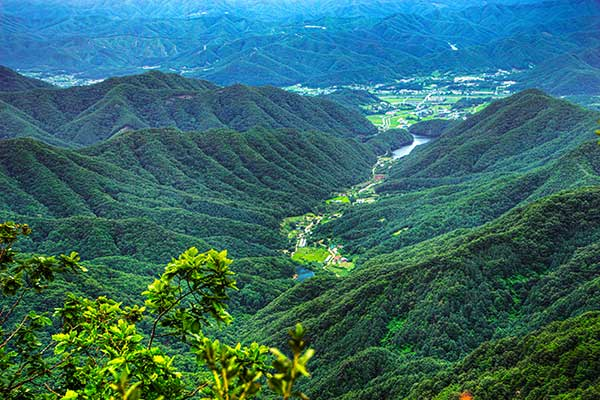
#> input picture messi5.jpg, 600 x 400 px
$ jupyter execute homework1.ipynb
#> lines starting #> are read from the running program, lines starting #| are printed output that depends on the picture; after the words box and inside, x2 and y2 are one past the last pixel; in counts of white or black regions, pixels touching at a corner belong together
[cell 1]
import numpy as np
import cv2

[cell 2]
def nothing(x):
    pass

[cell 3]
drawing = False # true if mouse is pressed
ix,iy = -1,-1
cx,cy = -1, -1
org_img = cv2.imread('messi5.jpg')
#> org_img is the input picture: shape (400, 600, 3); mean B, G, R 104.5, 106.3, 53.1

def draw_circle(event,x,y,flags,param):
    global ix,iy,cx,cy,drawing

    if event == cv2.EVENT_LBUTTONDOWN:
        drawing = True
        ix,iy = x,y

    elif event == cv2.EVENT_MOUSEMOVE:
        cx,cy = x,y

    elif event == cv2.EVENT_LBUTTONUP:
        ix,iy = -1,-1
        cx, cy = -1,-1
        drawing = False

[cell 4]
#img = cv2.imread('messi5.jpg') #이미지를 불러옴


cv2.namedWindow('image')
cv2.setMouseCallback('image',draw_circle)
cv2.createTrackbar('R','image',0,255,nothing)

font = cv2.FONT_HERSHEY_SIMPLEX

while(1):
    img = org_img.copy()

    r = cv2.getTrackbarPos('R','image')
    org_img[iy:cy,ix:cx,2] = [r]

    value = cv2.getTrackbarPos('R','image')
    if drawing == True:
            cv2.rectangle(img,(ix,iy),(cx,cy),(0,255,0),-1)
    cv2.putText(img,f'Mouse position : ({ix},{iy})-({cx},{cy})-{value}',(10,30), font, 0.7,(255,255,255),1,cv2.LINE_AA)
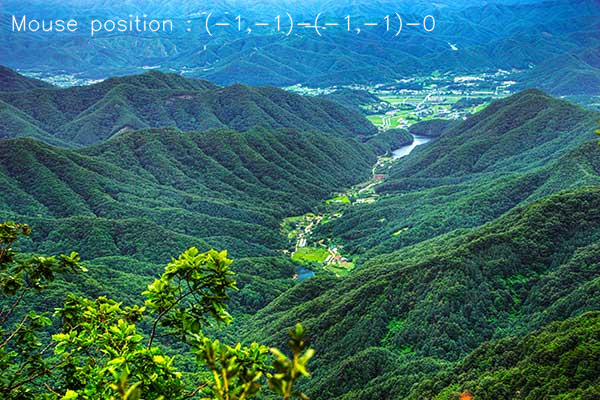
#> img: shape (400, 600, 3); 0.88% of pixels changed, all inside (x1, y1, x2, y2) = (12, 12, 436, 36)

    cv2.imshow('image', img)

    k = cv2.waitKey(1) & 0xFF
#> (key Esc is pressed here)
    if k == 27:
        break
cv2.destroyAllWindows()
